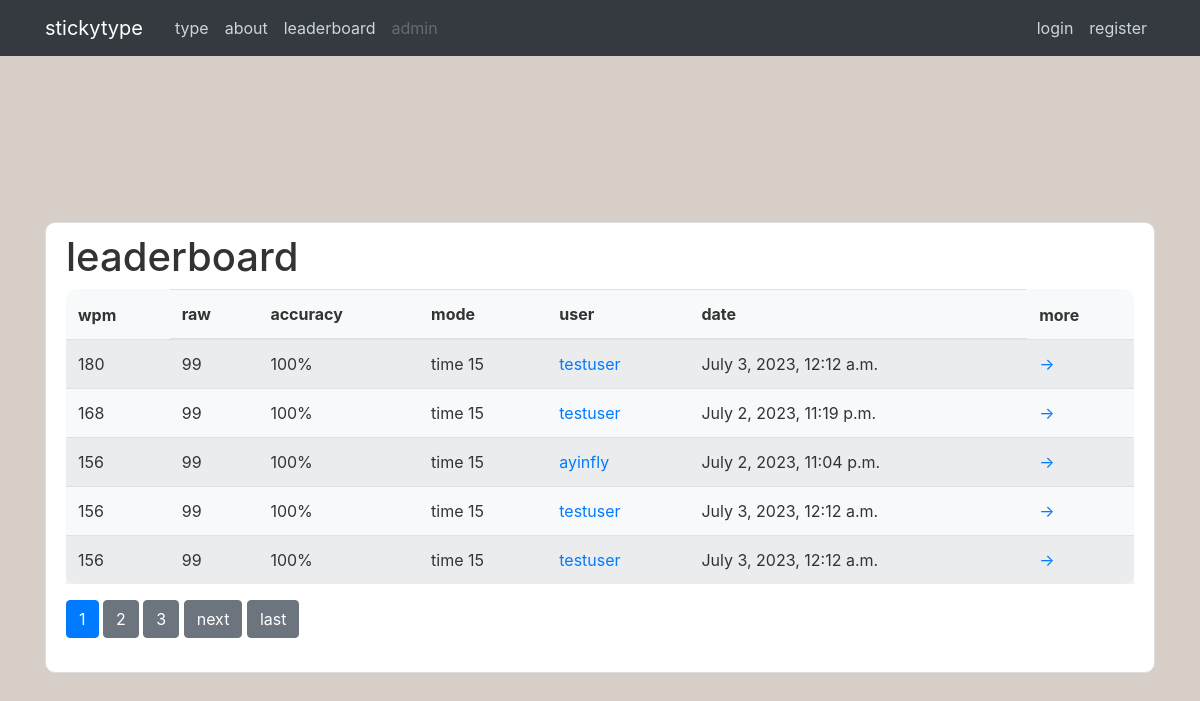
Page /leaderboard/ on the committed database.
### type/models.py (models this page shows, shortened)
class Stat(models.Model):
    author = models.ForeignKey(User, on_delete=models.CASCADE)
    wpm_total = models.PositiveSmallIntegerField(default=0)
    wpm_raw = models.PositiveSmallIntegerField(default=0)
    time = models.DateTimeField(auto_now_add=True)
    accuracy = models.PositiveSmallIntegerField(default=0)
    mode = models.CharField(max_length=20, default='')

### type/views.py (the view)
# urls.py: path("leaderboard/", LeaderboardListView.as_view(), name='type-leaderboard'),
class LeaderboardListView(ListView):
    model = Stat
    template_name = 'type/leaderboard.html'
    context_object_name = 'stats'
    ordering = ['-wpm_total']
    paginate_by = 5

### type/templates/type/leaderboard.html (shortened to what this page needs)
{% extends "type/base.html" %}
{% block content%}
    <div class="content-section">
        <h1>leaderboard</h1>
        <table class="table table-hover table-striped bg-light round">
            <thead>
                <tr>
                    <th scope="col" style="border: none;">wpm</th>
                    <th scope="col">raw</th>
                    <th scope="col">accuracy</th>
                    <th scope="col">mode</th>
                    <th scope="col">user</th>
                    <th scope="col">date</th>
                    <th scope="col" style="border: none;">more</th>
                </tr>
            </thead>
            <tbody>
                {% for stat in stats %}
                    <tr>
                        <td>{{ stat.wpm_total }}</td>
                        <td>{{ stat.wpm_raw }}</td>
                        <td>{{ stat.accuracy }}%</td>
                        <td>{{ stat.mode }}</td>
                        <td><a href="{% url 'type-stats' stat.author.username %}">{{ stat.author.username }}</a></td>
                        <td>{{ stat.time }}</td>
                        <td><a href="{% url 'stat-detail' stat.id %}" class="stretched-link">→</a></td>
                    </tr>
                {% endfor %}
            </tbody>
        </table>
        {% if is_paginated %}
            {% for num in page_obj.paginator.page_range %}
                {% if page_obj.number == num %}
                    <a class="btn btn-primary mb-4" href="?page={{ num }}">{{ num }}</a>
                {% elif num > page_obj.number|add:'-3'  and num < page_obj.number|add:'3' %}
                    <a class="btn btn-secondary mb-4" href="?page={{ num }}">{{ num }}</a>
                {% endif %}
            {% endfor %}
            {% if page_obj.has_next %}
                <a class="btn btn-secondary mb-4" href="?page={{ page_obj.next_page_number}}">next</a>
                <a class="btn btn-secondary mb-4" href="?page={{ page_obj.paginator.num_pages }}">last</a>
            {% endif %}
        {% endif %}
    </div>
{% endblock content%}

### type/static/type/main.css (style rules this page uses)
* { margin: 0; padding: 0; box-sizing: border-box; }
body { color: #333333; display: flex; align-items: center; background: #D7CEC7; }
.round { border-radius: 10px; }
.content-section { background: #ffffff; padding: 10px 20px; border: 1px solid #dddddd; border-radius: 10px; margin-top: 20%; }

### rows in the picture
Stat: wpm_total "180", wpm_raw "99", accuracy "100", mode "time 15", author.username "testuser", time "July 3, 2023, 12:12 a.m."
Stat: wpm_total "168", wpm_raw "99", accuracy "100", mode "time 15", author.username "testuser", time "July 2, 2023, 11:19 p.m."
Stat: wpm_total "156", wpm_raw "99", accuracy "100", mode "time 15", author.username "ayinfly", time "July 2, 2023, 11:04 p.m."
Stat: wpm_total "156", wpm_raw "99", accuracy "100", mode "time 15", author.username "testuser", time "July 3, 2023, 12:12 a.m."
Stat: wpm_total "156", wpm_raw "99", accuracy "100", mode "time 15", author.username "testuser", time "July 3, 2023, 12:12 a.m."

### other values in the picture
{{ num }} "1"
{{ num }} "2" "3"
